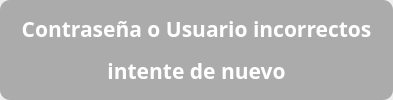
<?xml version="1.0" encoding="UTF-8"?>
<ui version="4.0">
 <class>Dialog</class>
 <widget class="QDialog" name="Dialog">
  <property name="geometry">
   <rect>
    <x>0</x>
    <y>0</y>
    <width>393</width>
    <height>100</height>
   </rect>
  </property>
  <property name="windowTitle">
   <string>Dialog</string>
  </property>
  <layout class="QVBoxLayout" name="verticalLayout">
   <property name="spacing">
    <number>0</number>
   </property>
   <property name="leftMargin">
    <number>0</number>
   </property>
   <property name="topMargin">
    <number>0</number>
   </property>
   <property name="rightMargin">
    <number>0</number>
   </property>
   <property name="bottomMargin">
    <number>0</number>
   </property>
   <item>
    <widget class="QFrame" name="f_dialog_box">
     <property name="styleSheet">
      <string notr="true">	background: rgba(70, 70, 70, 0.4);
	border-radius: 10px;
color: rgba(255, 255, 255, 1);</string>
     </property>
     <property name="frameShape">
      <enum>QFrame::Shape::NoFrame</enum>
     </property>
     <property name="frameShadow">
      <enum>QFrame::Shadow::Raised</enum>
     </property>
     <layout class="QVBoxLayout" name="verticalLayout_2">
      <item>
       <widget class="QLabel" name="label">
        <property name="minimumSize">
         <size>
          <width>0</width>
          <height>40</height>
         </size>
        </property>
        <property name="font">
         <font>
          <family>Bahnschrift SemiBold Condensed</family>
          <pointsize>16</pointsize>
          <bold>true</bold>
         </font>
        </property>
        <property name="styleSheet">
         <string notr="true">background: rgba(70, 70, 70, 0);</string>
        </property>
        <property name="text">
         <string>&lt;html&gt;&lt;head/&gt;&lt;body&gt;&lt;p align=&quot;center&quot;&gt;Contraseña o Usuario incorrectos&lt;/p&gt;&lt;p align=&quot;center&quot;&gt;intente de nuevo&lt;/p&gt;&lt;/body&gt;&lt;/html&gt;</string>
        </property>
       </widget>
      </item>
     </layout>
    </widget>
   </item>
  </layout>
 </widget>
 <resources/>
 <connections/>
</ui>
